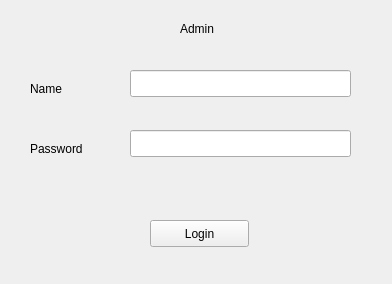
<?xml version="1.0" encoding="UTF-8"?>
<ui version="4.0">
 <class>LogAdmin</class>
 <widget class="QDialog" name="LogAdmin">
  <property name="geometry">
   <rect>
    <x>0</x>
    <y>0</y>
    <width>392</width>
    <height>284</height>
   </rect>
  </property>
  <property name="windowTitle">
   <string>Dialog</string>
  </property>
  <widget class="QPushButton" name="pushButton">
   <property name="geometry">
    <rect>
     <x>150</x>
     <y>220</y>
     <width>99</width>
     <height>27</height>
    </rect>
   </property>
   <property name="text">
    <string>Login</string>
   </property>
   <property name="autoDefault">
    <bool>false</bool>
   </property>
  </widget>
  <widget class="QLabel" name="label">
   <property name="geometry">
    <rect>
     <x>30</x>
     <y>80</y>
     <width>67</width>
     <height>17</height>
    </rect>
   </property>
   <property name="text">
    <string>Name</string>
   </property>
  </widget>
  <widget class="QLabel" name="label_2">
   <property name="geometry">
    <rect>
     <x>30</x>
     <y>140</y>
     <width>71</width>
     <height>17</height>
    </rect>
   </property>
   <property name="text">
    <string>Password</string>
   </property>
  </widget>
  <widget class="QLineEdit" name="lineEdit">
   <property name="geometry">
    <rect>
     <x>130</x>
     <y>70</y>
     <width>221</width>
     <height>27</height>
    </rect>
   </property>
  </widget>
  <widget class="QLineEdit" name="lineEdit_2">
   <property name="geometry">
    <rect>
     <x>130</x>
     <y>130</y>
     <width>221</width>
     <height>27</height>
    </rect>
   </property>
  </widget>
  <widget class="QLabel" name="label_3">
   <property name="geometry">
    <rect>
     <x>180</x>
     <y>20</y>
     <width>67</width>
     <height>17</height>
    </rect>
   </property>
   <property name="text">
    <string>Admin</string>
   </property>
  </widget>
 </widget>
 <resources/>
 <connections/>
</ui>
